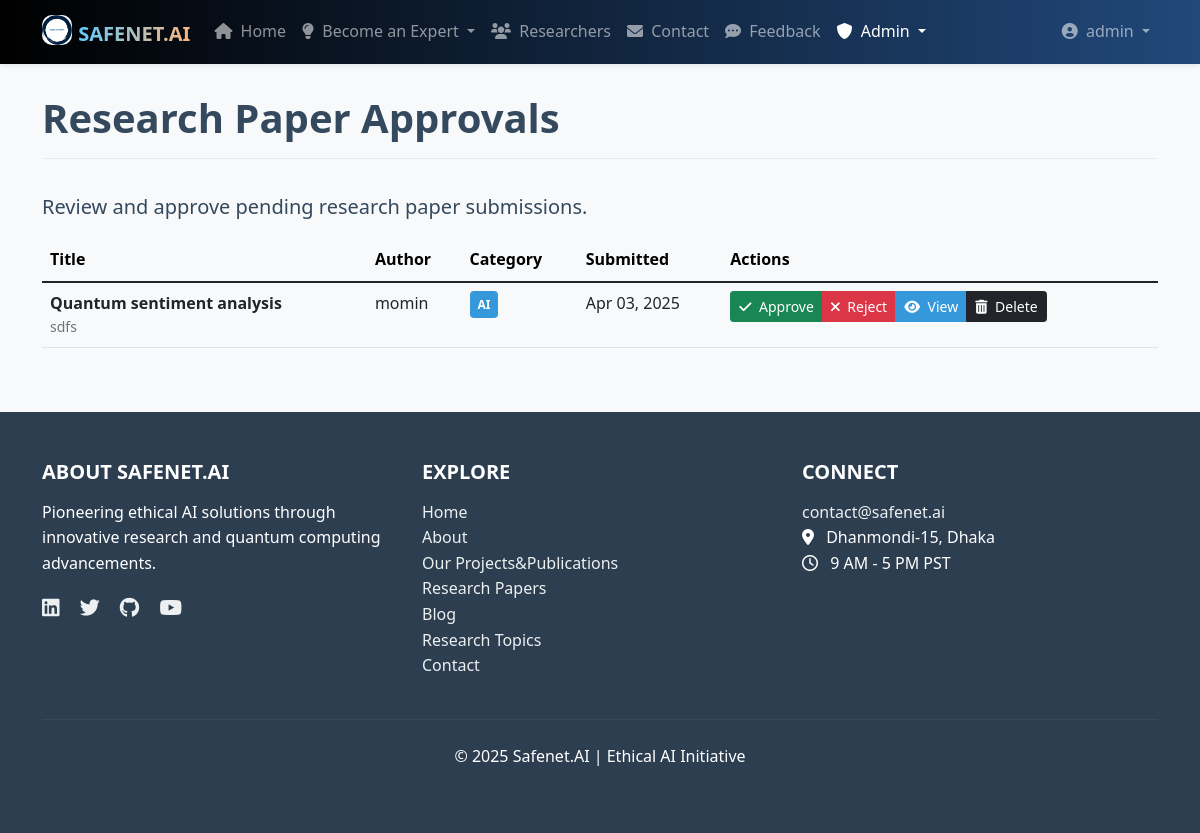
/research/approval/ (signed in), run on an earlier commit of the app's database.
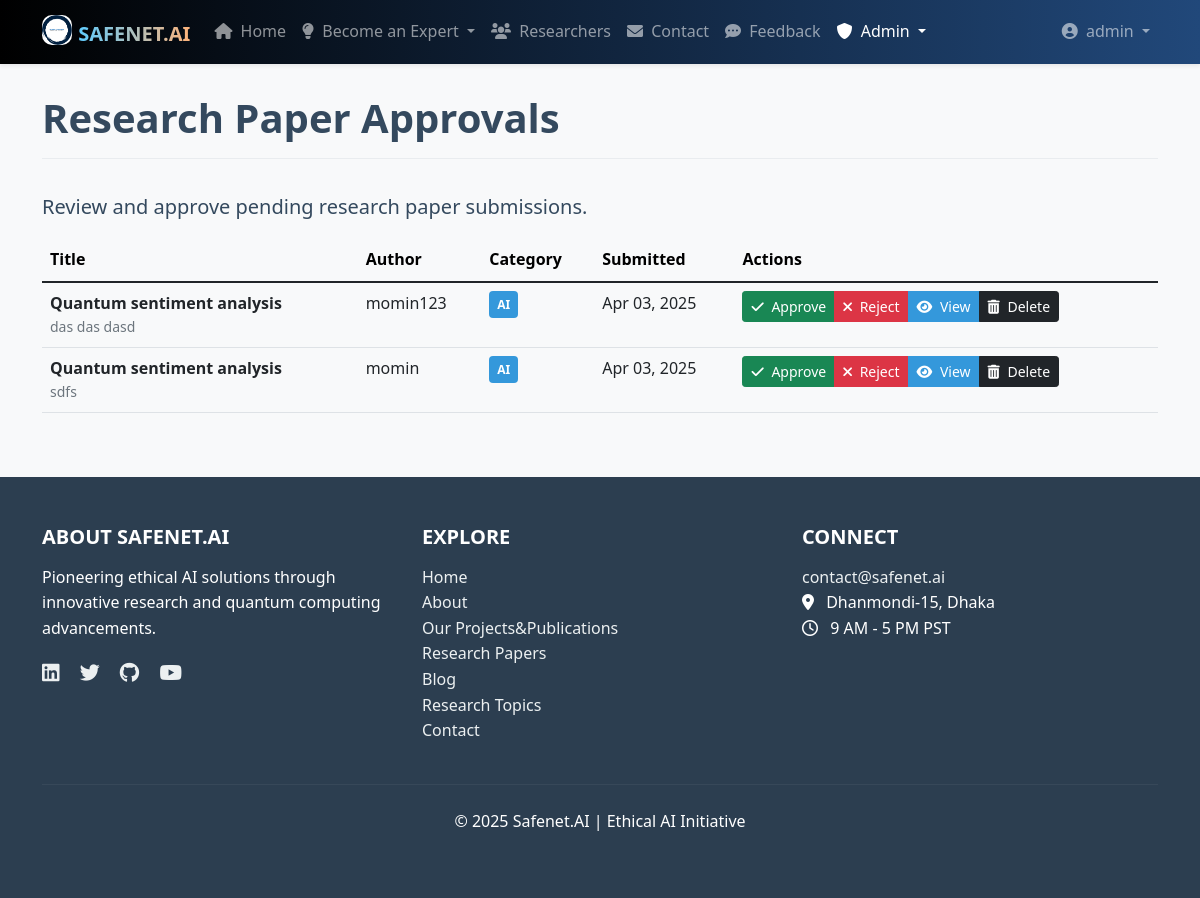
And on a later commit of the database.
### research_papers/models.py (models this page shows, shortened)
class ResearchPaper(models.Model):
    title = models.CharField(max_length=200)
    author = models.ForeignKey(User, on_delete=models.CASCADE)
    co_authors = models.CharField(max_length=255, blank=True)
    abstract = models.TextField()
    paper_link = models.URLField()
    category = models.CharField(max_length=20, choices=CATEGORY_CHOICES)
    status = models.CharField(max_length=20, choices=STATUS_CHOICES, default='pending')
    slug = models.SlugField(max_length=250, unique=True, blank=True)
    created_at = models.DateTimeField(auto_now_add=True)
    updated_at = models.DateTimeField(auto_now=True)
    class Meta:
        ordering = ['-created_at']

### research_papers/views.py (the view)
# urls.py: path('approval/', views.research_paper_approval_list, name='research_paper_approval_list'),
@login_required
def research_paper_approval_list(request):
    if not request.user.is_superuser:
        return HttpResponseForbidden("You don't have permission to access this page.")
    papers = ResearchPaper.objects.filter(status='pending')
    return render(request, 'research_papers/paper_approval.html', {'papers': papers})

### templates/research_papers/paper_approval.html (shortened to what this page needs)
{% extends 'base.html' %}
{% block content %}
<div class="row">
    <div class="col-12">
        <h1 class="page-header">Research Paper Approvals</h1>
        <p class="lead">Review and approve pending research paper submissions.</p>
    </div>
</div>
{% if papers %}
    <div class="table-responsive">
        <table class="table table-hover">
            <thead class="table-light">
                <tr>
                    <th>Title</th>
                    <th>Author</th>
                    <th>Category</th>
                    <th>Submitted</th>
                    <th>Actions</th>
                </tr>
            </thead>
            <tbody>
                {% for paper in papers %}
                    <tr id="paper-{{ paper.id }}">
                        <td>
                            <strong>{{ paper.title }}</strong>
                            <div class="text-muted small">{{ paper.abstract|truncatechars:100 }}</div>
                        </td>
                        <td>{{ paper.author.get_full_name|default:paper.author.username }}</td>
                        <td><span class="category-tag {{ paper.category }}">{{ paper.category }}</span></td>
                        <td>{{ paper.created_at|date:"M d, Y" }}</td>
                        <td>
                            <div class="btn-group" role="group">
                                <button type="button" class="btn btn-success btn-sm approval-btn"
                                        data-id="{{ paper.id }}"
                                        data-status="approved"
                                        data-type="paper">
                                    <i class="fas fa-check me-1"></i> Approve
                                </button>
                                <button type="button" class="btn btn-danger btn-sm approval-btn"
                                        data-id="{{ paper.id }}"
                                        data-status="rejected"
                                        data-type="paper">
                                    <i class="fas fa-times me-1"></i> Reject
                                </button>
                                <a href="#paperModal{{ paper.id }}" class="btn btn-primary btn-sm" data-bs-toggle="modal">
                                    <i class="fas fa-eye me-1"></i> View
                                </a>
                                <a href="{% url 'research_paper_delete' slug=paper.slug %}" class="btn btn-dark btn-sm">
                                    <i class="fas fa-trash-alt me-1"></i> Delete
                                </a>
                            </div>
                        </td>
                    </tr>
                {% endfor %}
            </tbody>
        </table>
    </div>
{% else %}
    <div class="alert alert-info">
        <i class="fas fa-info-circle me-2"></i> There are no pending research papers to approve at this time.
    </div>
{% endif %}
{% endblock %}

What changed in the data, as far as the page shows it:
added ResearchPaper: title "Quantum sentiment analysis", abstract "das das dasd", author.get_full_name "momin123", category "AI", created_at "Apr 03, 2025"
